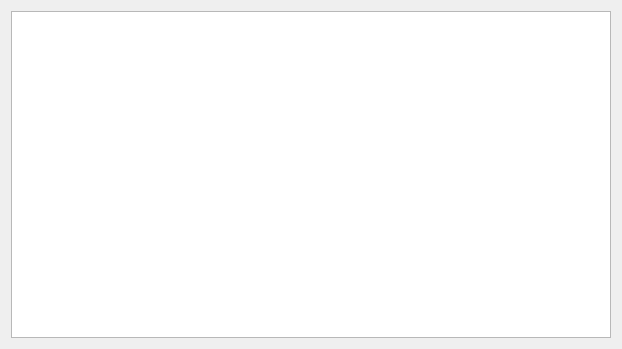
<?xml version="1.0" encoding="UTF-8"?>
<ui version="4.0">
 <class>Widget</class>
 <widget class="QWidget" name="Widget">
  <property name="geometry">
   <rect>
    <x>0</x>
    <y>0</y>
    <width>622</width>
    <height>349</height>
   </rect>
  </property>
  <property name="windowTitle">
   <string>Widget</string>
  </property>
  <layout class="QGridLayout" name="gridLayout">
   <item row="0" column="0">
    <widget class="QGraphicsView" name="graphicsView"/>
   </item>
  </layout>
 </widget>
 <layoutdefault spacing="6" margin="11"/>
 <resources/>
 <connections/>
</ui>
